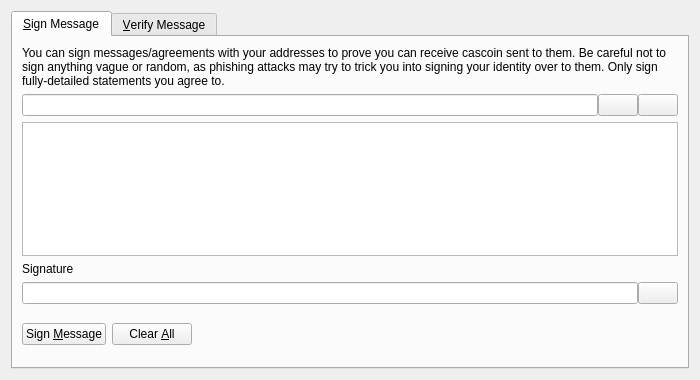
<?xml version="1.0" encoding="UTF-8"?>
<ui version="4.0">
 <class>SignVerifyMessageDialog</class>
 <widget class="QDialog" name="SignVerifyMessageDialog">
  <property name="geometry">
   <rect>
    <x>0</x>
    <y>0</y>
    <width>700</width>
    <height>380</height>
   </rect>
  </property>
  <property name="windowTitle">
   <string>Signatures - Sign / Verify a Message</string>
  </property>
  <property name="modal">
   <bool>true</bool>
  </property>
  <layout class="QVBoxLayout" name="verticalLayout">
   <item>
    <widget class="QTabWidget" name="tabWidget">
     <property name="currentIndex">
      <number>0</number>
     </property>
     <widget class="QWidget" name="tabSignMessage">
      <attribute name="title">
       <string>&amp;Sign Message</string>
      </attribute>
      <layout class="QVBoxLayout" name="verticalLayout_SM">
       <item>
        <widget class="QLabel" name="infoLabel_SM">
         <property name="text">
          <string>You can sign messages/agreements with your addresses to prove you can receive cascoin sent to them. Be careful not to sign anything vague or random, as phishing attacks may try to trick you into signing your identity over to them. Only sign fully-detailed statements you agree to.</string>
         </property>
         <property name="textFormat">
          <enum>Qt::PlainText</enum>
         </property>
         <property name="wordWrap">
          <bool>true</bool>
         </property>
        </widget>
       </item>
       <item>
        <layout class="QHBoxLayout" name="horizontalLayout_1_SM">
         <property name="spacing">
          <number>0</number>
         </property>
         <item>
          <widget class="QValidatedLineEdit" name="addressIn_SM">
           <property name="toolTip">
            <string>The Cascoin address to sign the message with</string>
           </property>
          </widget>
         </item>
         <item>
          <widget class="QPushButton" name="addressBookButton_SM">
           <property name="toolTip">
            <string>Choose previously used address</string>
           </property>
           <property name="text">
            <string/>
           </property>
           <property name="icon">
            <iconset resource="../bitcoin.qrc">
             <normaloff>:/icons/address-book</normaloff>:/icons/address-book</iconset>
           </property>
           <property name="shortcut">
            <string>Alt+A</string>
           </property>
           <property name="autoDefault">
            <bool>false</bool>
           </property>
          </widget>
         </item>
         <item>
          <widget class="QPushButton" name="pasteButton_SM">
           <property name="toolTip">
            <string>Paste address from clipboard</string>
           </property>
           <property name="text">
            <string/>
           </property>
           <property name="icon">
            <iconset resource="../bitcoin.qrc">
             <normaloff>:/icons/editpaste</normaloff>:/icons/editpaste</iconset>
           </property>
           <property name="shortcut">
            <string>Alt+P</string>
           </property>
           <property name="autoDefault">
            <bool>false</bool>
           </property>
          </widget>
         </item>
        </layout>
       </item>
       <item>
        <widget class="QPlainTextEdit" name="messageIn_SM">
         <property name="toolTip">
          <string>Enter the message you want to sign here</string>
         </property>
        </widget>
       </item>
       <item>
        <widget class="QLabel" name="signatureLabel_SM">
         <property name="text">
          <string>Signature</string>
         </property>
         <property name="textFormat">
          <enum>Qt::PlainText</enum>
         </property>
        </widget>
       </item>
       <item>
        <layout class="QHBoxLayout" name="horizontalLayout_2_SM">
         <property name="spacing">
          <number>0</number>
         </property>
         <item>
          <widget class="QLineEdit" name="signatureOut_SM">
           <property name="font">
            <font>
             <italic>true</italic>
            </font>
           </property>
           <property name="readOnly">
            <bool>true</bool>
           </property>
          </widget>
         </item>
         <item>
          <widget class="QPushButton" name="copySignatureButton_SM">
           <property name="toolTip">
            <string>Copy the current signature to the system clipboard</string>
           </property>
           <property name="text">
            <string/>
           </property>
           <property name="icon">
            <iconset resource="../bitcoin.qrc">
             <normaloff>:/icons/editcopy</normaloff>:/icons/editcopy</iconset>
           </property>
           <property name="autoDefault">
            <bool>false</bool>
           </property>
          </widget>
         </item>
        </layout>
       </item>
       <item>
        <layout class="QHBoxLayout" name="horizontalLayout_3_SM">
         <item>
          <widget class="QPushButton" name="signMessageButton_SM">
           <property name="toolTip">
            <string>Sign the message to prove you own this Cascoin address</string>
           </property>
           <property name="text">
            <string>Sign &amp;Message</string>
           </property>
           <property name="icon">
            <iconset resource="../bitcoin.qrc">
             <normaloff>:/icons/edit</normaloff>:/icons/edit</iconset>
           </property>
           <property name="autoDefault">
            <bool>false</bool>
           </property>
          </widget>
         </item>
         <item>
          <widget class="QPushButton" name="clearButton_SM">
           <property name="toolTip">
            <string>Reset all sign message fields</string>
           </property>
           <property name="text">
            <string>Clear &amp;All</string>
           </property>
           <property name="icon">
            <iconset resource="../bitcoin.qrc">
             <normaloff>:/icons/remove</normaloff>:/icons/remove</iconset>
           </property>
           <property name="autoDefault">
            <bool>false</bool>
           </property>
          </widget>
         </item>
         <item>
          <spacer name="horizontalSpacer_1_SM">
           <property name="orientation">
            <enum>Qt::Horizontal</enum>
           </property>
           <property name="sizeHint" stdset="0">
            <size>
             <width>40</width>
             <height>48</height>
            </size>
           </property>
          </spacer>
         </item>
         <item>
          <widget class="QLabel" name="statusLabel_SM">
           <property name="font">
            <font>
             
             <bold>true</bold>
            </font>
           </property>
           <property name="text">
            <string/>
           </property>
           <property name="wordWrap">
            <bool>true</bool>
           </property>
          </widget>
         </item>
         <item>
          <spacer name="horizontalSpacer_2_SM">
           <property name="orientation">
            <enum>Qt::Horizontal</enum>
           </property>
           <property name="sizeHint" stdset="0">
            <size>
             <width>40</width>
             <height>48</height>
            </size>
           </property>
          </spacer>
         </item>
        </layout>
       </item>
      </layout>
     </widget>
     <widget class="QWidget" name="tabVerifyMessage">
      <attribute name="title">
       <string>&amp;Verify Message</string>
      </attribute>
      <layout class="QVBoxLayout" name="verticalLayout_VM">
       <item>
        <widget class="QLabel" name="infoLabel_VM">
         <property name="text">
          <string>Enter the receiver's address, message (ensure you copy line breaks, spaces, tabs, etc. exactly) and signature below to verify the message. Be careful not to read more into the signature than what is in the signed message itself, to avoid being tricked by a man-in-the-middle attack. Note that this only proves the signing party receives with the address, it cannot prove sendership of any transaction!</string>
         </property>
         <property name="textFormat">
          <enum>Qt::PlainText</enum>
         </property>
         <property name="alignment">
          <set>Qt::AlignLeading|Qt::AlignLeft|Qt::AlignTop</set>
         </property>
         <property name="wordWrap">
          <bool>true</bool>
         </property>
        </widget>
       </item>
       <item>
        <layout class="QHBoxLayout" name="horizontalLayout_1_VM">
         <property name="spacing">
          <number>0</number>
         </property>
         <item>
          <widget class="QValidatedLineEdit" name="addressIn_VM">
           <property name="toolTip">
            <string>The Cascoin address the message was signed with</string>
           </property>
          </widget>
         </item>
         <item>
          <widget class="QPushButton" name="addressBookButton_VM">
           <property name="toolTip">
            <string>Choose previously used address</string>
           </property>
           <property name="text">
            <string/>
           </property>
           <property name="icon">
            <iconset resource="../bitcoin.qrc">
             <normaloff>:/icons/address-book</normaloff>:/icons/address-book</iconset>
           </property>
           <property name="shortcut">
            <string>Alt+A</string>
           </property>
           <property name="autoDefault">
            <bool>false</bool>
           </property>
          </widget>
         </item>
        </layout>
       </item>
       <item>
        <widget class="QPlainTextEdit" name="messageIn_VM"/>
       </item>
       <item>
        <widget class="QValidatedLineEdit" name="signatureIn_VM"/>
       </item>
       <item>
        <layout class="QHBoxLayout" name="horizontalLayout_2_VM">
         <item>
          <widget class="QPushButton" name="verifyMessageButton_VM">
           <property name="toolTip">
            <string>Verify the message to ensure it was signed with the specified Cascoin address</string>
           </property>
           <property name="text">
            <string>Verify &amp;Message</string>
           </property>
           <property name="icon">
            <iconset resource="../bitcoin.qrc">
             <normaloff>:/icons/transaction_0</normaloff>:/icons/transaction_0</iconset>
           </property>
           <property name="autoDefault">
            <bool>false</bool>
           </property>
          </widget>
         </item>
         <item>
          <widget class="QPushButton" name="clearButton_VM">
           <property name="toolTip">
            <string>Reset all verify message fields</string>
           </property>
           <property name="text">
            <string>Clear &amp;All</string>
           </property>
           <property name="icon">
            <iconset resource="../bitcoin.qrc">
             <normaloff>:/icons/remove</normaloff>:/icons/remove</iconset>
           </property>
           <property name="autoDefault">
            <bool>false</bool>
           </property>
          </widget>
         </item>
         <item>
          <spacer name="horizontalSpacer_1_VM">
           <property name="orientation">
            <enum>Qt::Horizontal</enum>
           </property>
           <property name="sizeHint" stdset="0">
            <size>
             <width>40</width>
             <height>48</height>
            </size>
           </property>
          </spacer>
         </item>
         <item>
          <widget class="QLabel" name="statusLabel_VM">
           <property name="font">
            <font>
             
             <bold>true</bold>
            </font>
           </property>
           <property name="text">
            <string/>
           </property>
           <property name="wordWrap">
            <bool>true</bool>
           </property>
          </widget>
         </item>
         <item>
          <spacer name="horizontalSpacer_2_VM">
           <property name="orientation">
            <enum>Qt::Horizontal</enum>
           </property>
           <property name="sizeHint" stdset="0">
            <size>
             <width>40</width>
             <height>48</height>
            </size>
           </property>
          </spacer>
         </item>
        </layout>
       </item>
      </layout>
     </widget>
    </widget>
   </item>
  </layout>
 </widget>
 <customwidgets>
  <customwidget>
   <class>QValidatedLineEdit</class>
   <extends>QLineEdit</extends>
   <header>qt/qvalidatedlineedit.h</header>
  </customwidget>
 </customwidgets>
 <resources>
  <include location="../bitcoin.qrc"/>
 </resources>
 <connections/>
</ui>
